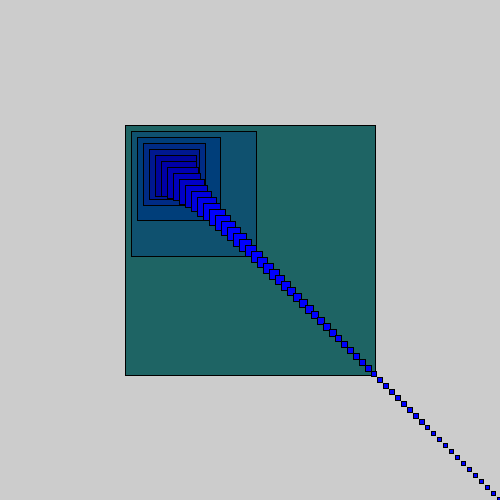
Frame 1 (no input)
Frame 60 (the mouse pressed at the canvas centre just before this capture): identical to frame 1, image omitted
Frame 120 (the mouse held since frame 60 and released just before this capture): identical to frame 1, image omitted

The Processing sketch that drew this single still picture (run headless with seeded random() and noise(); from frame 60 on, the mouse is pressed at the canvas centre):

// Processing sketch: processing_79428
// ── processing_79428.pde

int xPos;
int yPos;
int seite; 
int trans;  
int sca; 
int lum;
int r; 
int g; 
int b;

void setup() {
size(500, 500) ;

xPos= width/4; 
yPos = height/4;
seite = 250;
trans = 0 ; 
sca = 1 ;
lum = 235; 

r = 30;
g = 100;
b = 100; 

}

void draw(){

//background (255);
 
 for ( int i= 0; i< width; i = i+1) {

 fill (r, g, b ); 
 
 rect(xPos + trans, yPos + trans, seite/ sca , seite/sca);
 trans = trans + 6; 
  lum = lum - 5;  
  sca ++ ;  
  
  r = r - 15 ; 
  g = g - 19; 
  b = b + 11 ; 
 
 }

}
